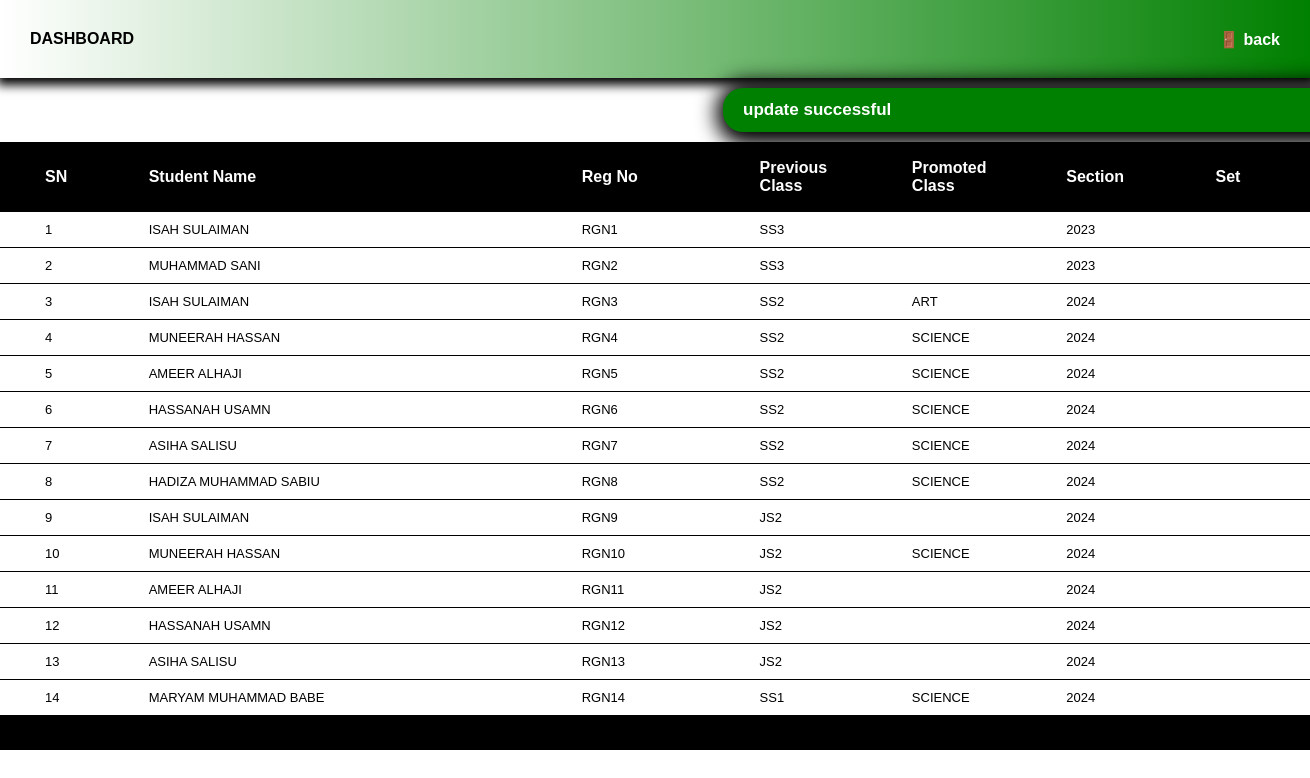
The page /updateList.php on the database its author committed.
### tables this page shows
CREATE TABLE `students` (
  `id` int(11) NOT NULL,
  `full_name` varchar(100) NOT NULL,
  `regno` varchar(100) NOT NULL,
  `student_class` varchar(100) NOT NULL,
  `sub_class` varchar(100) NOT NULL,
  `dt` varchar(100) NOT NULL
);

### updateList.php (the view, shortened to what this page needs)
<!DOCTYPE html>
<html lang="en">
<head>
    <link rel="stylesheet" href="css/students.css">
</head>
<body>
    <div class="header">DASHBOARD <span style="float: right;">
        <a href="admin.php">&#128682; back</a></span>
    </div>
        <div class="uploadspace">
            <div class="message" style="display:block;background:green;">   update successful</div>
            <table class="recordHolder">
                <thead>
                    <tr class="datahead">
                        <th style="width:50px ;">SN</th>
                        <th style="width: 500px;">Student Name</th>
                        <th style="width: 150px;">Reg No</th>
                        <th style="width: 100px;">Previous Class</th>
                        <th style="width: 100px;">Promoted Class</th>
                        <th style="width: 100px;">Section</th>
                        <th style="width: 100px;">Set</th>
                    </tr>
                </thead>
                <tbody>
                    <?php
                        $connection = mysqli_connect("localhost","root","","sms_db");
                        $getRecords = "SELECT * FROM students";
                        $query = mysqli_query($connection, $getRecords);
                        $rows = mysqli_fetch_array($query);
                        $nums = mysqli_num_rows($query);
                        if ($nums > 0) {
                            $sn = 0;
                            do{
                                echo "<tr>";
                                echo "<td>".++$sn."</td>";
                                echo "<td>".$rows['full_name']."</td>";
                                echo "<td>".$rows['regno']."</td>";
                                echo "<td>".$rows['student_class']."</td>";
                                echo "<td>".$rows['sub_class']."</td>";
                                echo "<td>".$rows['dt']."</td>";
                                echo '
                                <td class="actions">
                                </td>
                                </tr>';
                            }while($rows = mysqli_fetch_array($query));
                        } else {
                            echo "<tr>";
                            echo "<td colspan='10' style='padding:20px;text-align:center;font-size:30px;'>NO DATA</td>";
                            echo "</tr>";
                        }
                   ?>
                </tbody>
                <tr class="datahead">
                    <th></th>
                    <th></th>
                    <th></th>
                    <th></th>
                    <th></th>
                    <th></th>
                    <th></th>
                </tr>
            </table>
        </div>
</body>
</html>

### css/students.css (style rules this page uses)
* { margin: 0; padding: 0; outline: none; font-family: Arial, Helvetica, sans-serif; }
body { background-color:white; }
.header { padding: 30px; color: black; background:linear-gradient(90deg,white,green); font-weight: bold; box-shadow: 2px 2px 10px 5px black; }
a { color: white; text-decoration: none; }
table { width: 100%; margin: 0px auto; border-collapse: collapse; }
tr { position: relative; }
th { background-color: black; padding: 17px; text-align: left; padding-left: 45px; color: white; }
td { padding:10px; background-color:white; border-bottom: 1px solid black; padding-left: 45px; text-transform: uppercase; font-size: 13px; animation-name: dataShow; animation-duration: 2s; animation-fill-mode: forwards; animation-direction: alternate; }
.datahead { visibility: visible; animation-name: theading; animation-duration: 1s; animation-fill-mode: forwards; }
.actions { background:white; }
.message { padding: 12px; width: 50%; margin: 10px auto; z-index: 1; box-shadow: 3px 3px 20px 10px black; border-top-left-radius: 20px; border-bottom-left-radius: 20px; float: right; padding-left: 20px; position: relative; font-size: 17px; font-weight: bold; animation-name: message; animation-duration: .5s; animation-fill-mode: forwards; animation-direction: alternate; display: none; color: white; }
.recordHolder { position: relative; animation-name: recordHolder; animation-duration: 1s; animation-fill-mode: forwards; animation-direction: alternate; }

### rows shown on the page
students: full_name "ISAH SULAIMAN", regno "RGN1", student_class "SS3", dt "2023"
students: full_name "MUHAMMAD SANI", regno "RGN2", student_class "SS3", dt "2023"
students: full_name "ISAH SULAIMAN", regno "RGN3", student_class "SS2", sub_class "ART", dt "2024"
students: full_name "MUNEERAH HASSAN", regno "RGN4", student_class "SS2", sub_class "SCIENCE", dt "2024"
students: full_name "AMEER ALHAJI", regno "RGN5", student_class "SS2", sub_class "SCIENCE", dt "2024"
students: full_name "HASSANAH USAMN", regno "RGN6", student_class "SS2", sub_class "SCIENCE", dt "2024"
students: full_name "ASIHA SALISU", regno "RGN7", student_class "SS2", sub_class "SCIENCE", dt "2024"
students: full_name "HADIZA MUHAMMAD SABIU", regno "RGN8", student_class "SS2", sub_class "SCIENCE", dt "2024"
students: full_name "ISAH SULAIMAN", regno "RGN9", student_class "JS2", dt "2024"
students: full_name "MUNEERAH HASSAN", regno "RGN10", student_class "JS2", sub_class "SCIENCE", dt "2024"
students: full_name "AMEER ALHAJI", regno "RGN11", student_class "JS2", dt "2024"
students: full_name "HASSANAH USAMN", regno "RGN12", student_class "JS2", dt "2024"
students: full_name "ASIHA SALISU", regno "RGN13", student_class "JS2", dt "2024"
students: full_name "MARYAM MUHAMMAD BABE", regno "RGN14", student_class "SS1", sub_class "SCIENCE", dt "2024"
